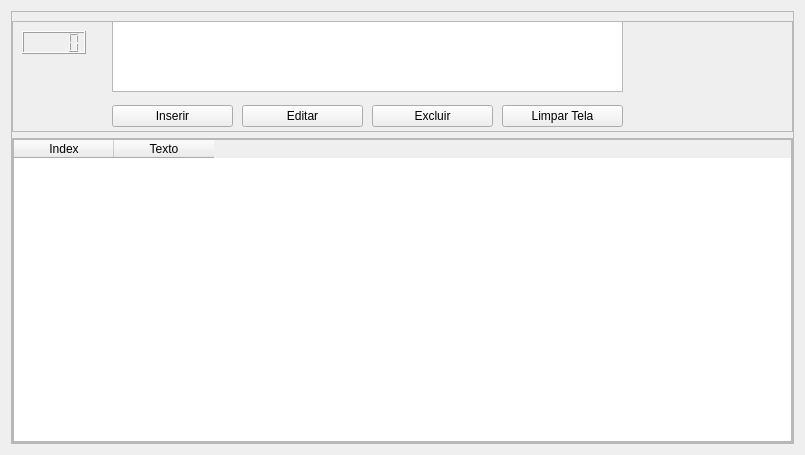
<?xml version="1.0" encoding="UTF-8"?>
<ui version="4.0">
 <class>CadTexto</class>
 <widget class="QWidget" name="CadTexto">
  <property name="geometry">
   <rect>
    <x>0</x>
    <y>0</y>
    <width>805</width>
    <height>455</height>
   </rect>
  </property>
  <property name="windowTitle">
   <string>Form</string>
  </property>
  <layout class="QVBoxLayout" name="verticalLayout">
   <item>
    <widget class="QFrame" name="frame_2">
     <property name="frameShape">
      <enum>QFrame::StyledPanel</enum>
     </property>
     <property name="frameShadow">
      <enum>QFrame::Raised</enum>
     </property>
     <layout class="QVBoxLayout" name="verticalLayout_2">
      <property name="leftMargin">
       <number>0</number>
      </property>
      <property name="topMargin">
       <number>9</number>
      </property>
      <property name="rightMargin">
       <number>0</number>
      </property>
      <property name="bottomMargin">
       <number>0</number>
      </property>
      <item>
       <widget class="QFrame" name="frame">
        <property name="minimumSize">
         <size>
          <width>0</width>
          <height>111</height>
         </size>
        </property>
        <property name="maximumSize">
         <size>
          <width>168000</width>
          <height>111</height>
         </size>
        </property>
        <property name="frameShape">
         <enum>QFrame::StyledPanel</enum>
        </property>
        <property name="frameShadow">
         <enum>QFrame::Raised</enum>
        </property>
        <widget class="QLCDNumber" name="lcd_id">
         <property name="geometry">
          <rect>
           <x>10</x>
           <y>10</y>
           <width>64</width>
           <height>23</height>
          </rect>
         </property>
        </widget>
        <widget class="QPlainTextEdit" name="plaintext_conteudo">
         <property name="geometry">
          <rect>
           <x>100</x>
           <y>0</y>
           <width>511</width>
           <height>71</height>
          </rect>
         </property>
         <property name="tabChangesFocus">
          <bool>false</bool>
         </property>
         <property name="documentTitle">
          <string/>
         </property>
         <property name="undoRedoEnabled">
          <bool>true</bool>
         </property>
         <property name="plainText">
          <string/>
         </property>
         <property name="overwriteMode">
          <bool>false</bool>
         </property>
         <property name="backgroundVisible">
          <bool>false</bool>
         </property>
         <property name="centerOnScroll">
          <bool>false</bool>
         </property>
         <property name="placeholderText">
          <string>Insira o texto e clique em inserir para adicionar um novo ou em grava caso esteja editando.</string>
         </property>
        </widget>
        <widget class="QWidget" name="layoutWidget">
         <property name="geometry">
          <rect>
           <x>100</x>
           <y>80</y>
           <width>511</width>
           <height>31</height>
          </rect>
         </property>
         <layout class="QHBoxLayout" name="horizontalLayout">
          <property name="spacing">
           <number>9</number>
          </property>
          <item>
           <widget class="QPushButton" name="bnt_inserir">
            <property name="styleSheet">
             <string notr="true"/>
            </property>
            <property name="text">
             <string>Inserir</string>
            </property>
           </widget>
          </item>
          <item>
           <widget class="QPushButton" name="bnt_editar">
            <property name="styleSheet">
             <string notr="true"/>
            </property>
            <property name="text">
             <string>Editar</string>
            </property>
           </widget>
          </item>
          <item>
           <widget class="QPushButton" name="bnt_excluir">
            <property name="styleSheet">
             <string notr="true"/>
            </property>
            <property name="text">
             <string>Excluir</string>
            </property>
           </widget>
          </item>
          <item>
           <widget class="QPushButton" name="bnt_clear_display">
            <property name="styleSheet">
             <string notr="true"/>
            </property>
            <property name="text">
             <string>Limpar Tela</string>
            </property>
           </widget>
          </item>
         </layout>
        </widget>
       </widget>
      </item>
      <item>
       <widget class="QFrame" name="frame_3">
        <property name="frameShape">
         <enum>QFrame::StyledPanel</enum>
        </property>
        <property name="frameShadow">
         <enum>QFrame::Raised</enum>
        </property>
        <layout class="QVBoxLayout" name="verticalLayout_3">
         <property name="spacing">
          <number>0</number>
         </property>
         <property name="leftMargin">
          <number>0</number>
         </property>
         <property name="topMargin">
          <number>0</number>
         </property>
         <property name="rightMargin">
          <number>0</number>
         </property>
         <property name="bottomMargin">
          <number>0</number>
         </property>
         <item>
          <widget class="QTableWidget" name="tableWidget">
           <property name="editTriggers">
            <set>QAbstractItemView::NoEditTriggers</set>
           </property>
           <property name="showDropIndicator" stdset="0">
            <bool>false</bool>
           </property>
           <property name="alternatingRowColors">
            <bool>true</bool>
           </property>
           <property name="selectionBehavior">
            <enum>QAbstractItemView::SelectRows</enum>
           </property>
           <property name="textElideMode">
            <enum>Qt::ElideNone</enum>
           </property>
           <property name="sortingEnabled">
            <bool>true</bool>
           </property>
           <attribute name="verticalHeaderMinimumSectionSize">
            <number>23</number>
           </attribute>
           <column>
            <property name="text">
             <string>Index</string>
            </property>
           </column>
           <column>
            <property name="text">
             <string>Texto</string>
            </property>
           </column>
          </widget>
         </item>
        </layout>
       </widget>
      </item>
     </layout>
    </widget>
   </item>
  </layout>
 </widget>
 <resources/>
 <connections/>
</ui>
